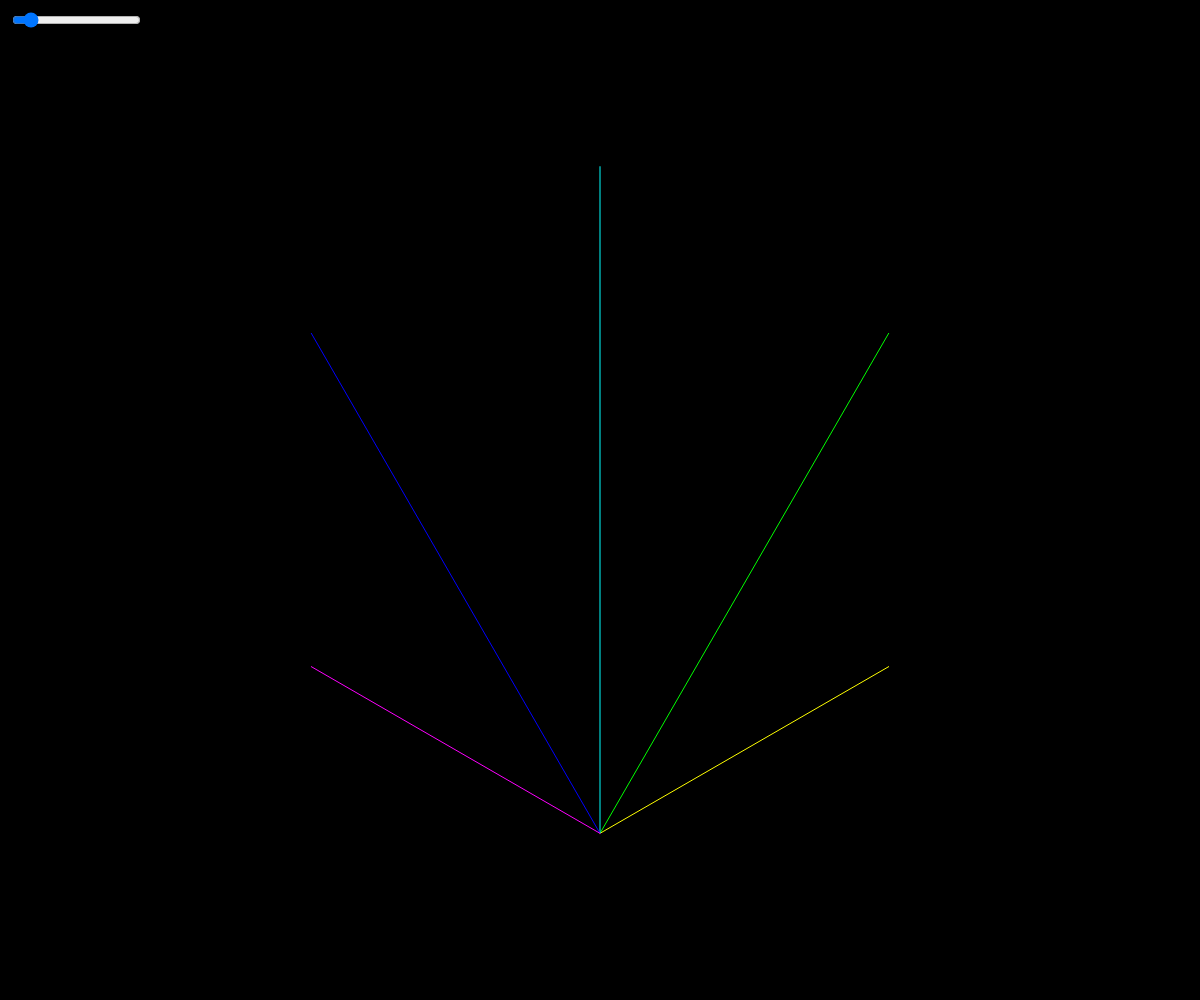
Frame 1 (no input)
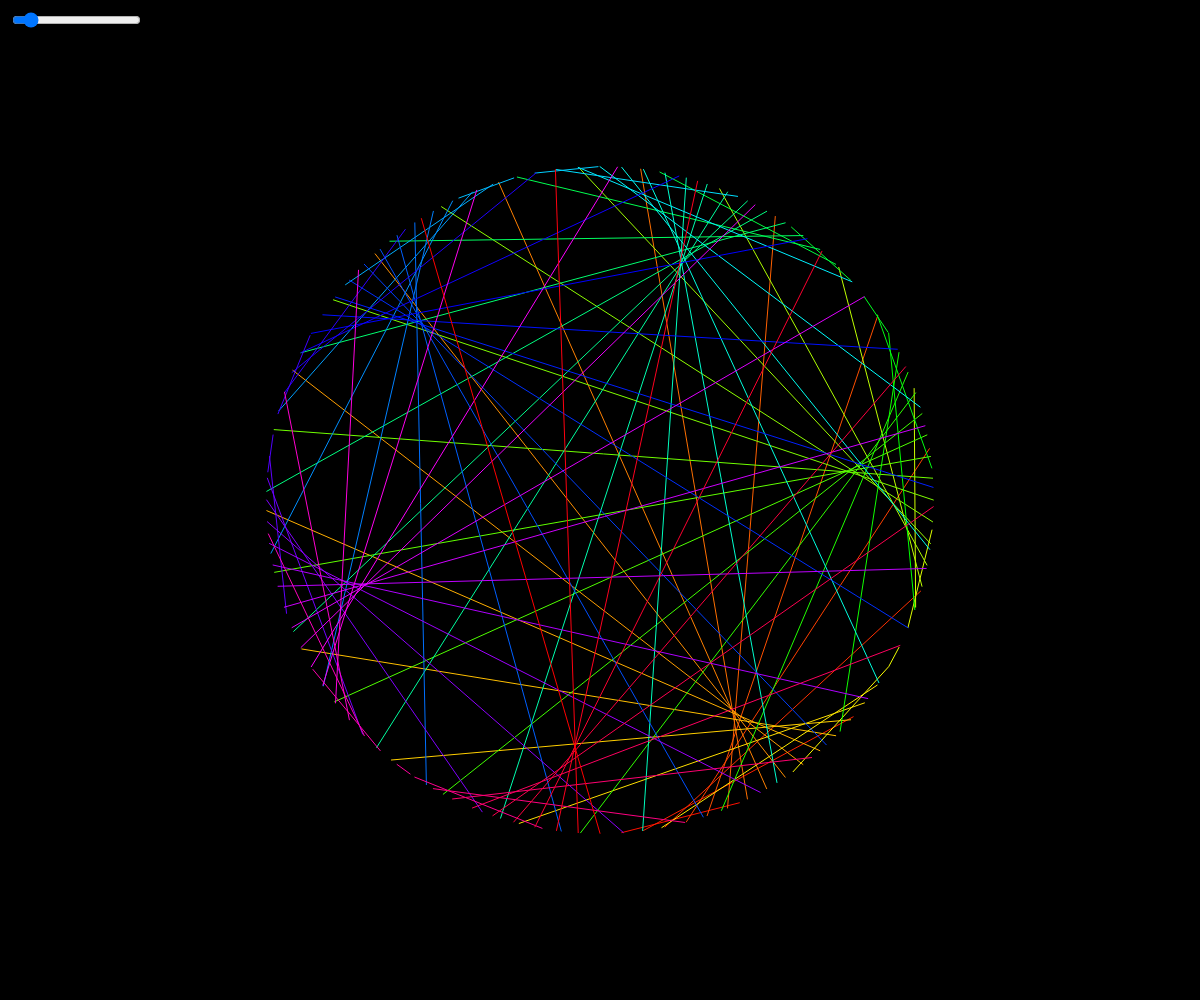
Frame 60 (no input)
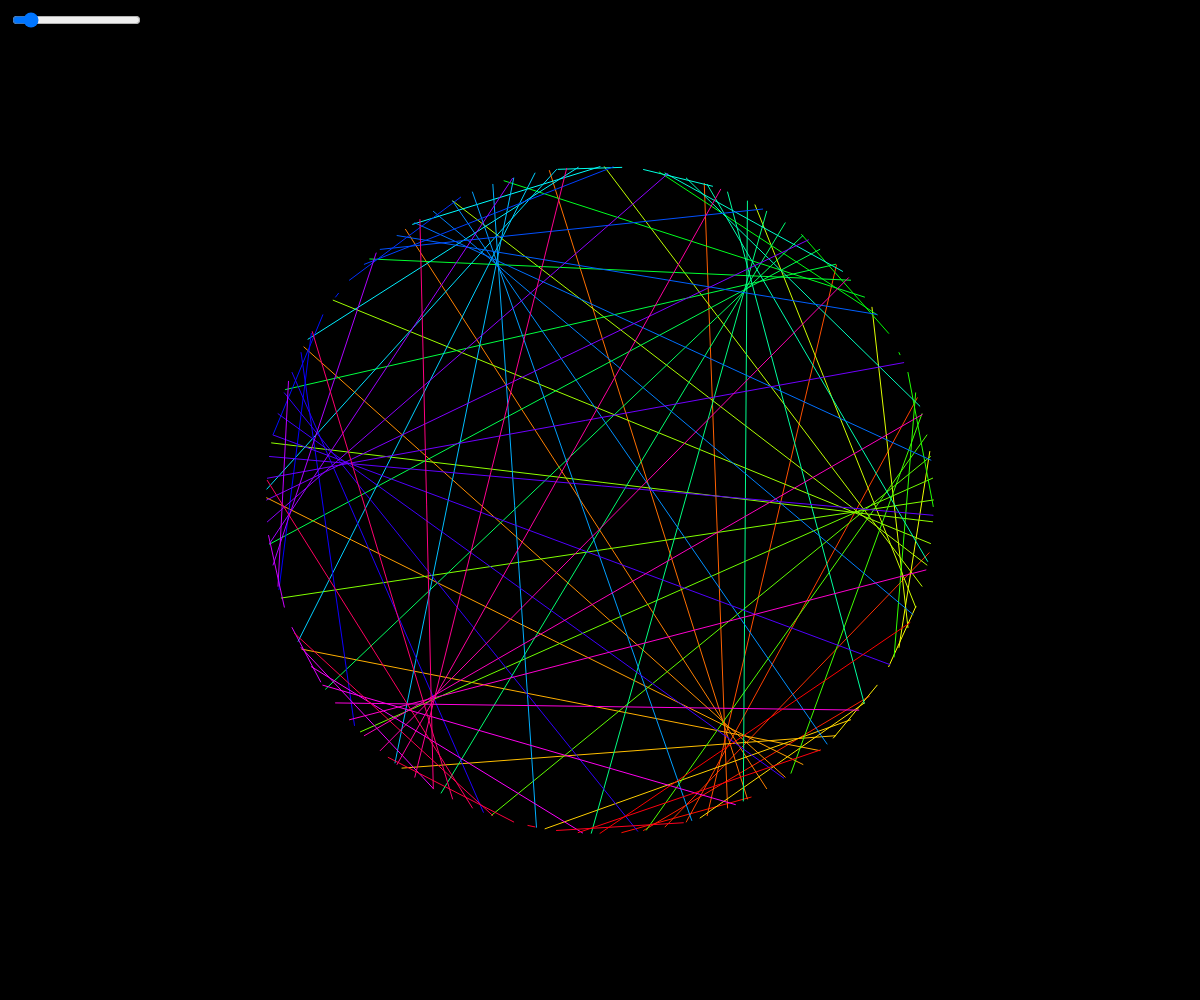
Frame 120 (the mouse pressed at the canvas centre since frame 60)

The p5.js sketch that drew these frames (run headless with seeded random() and noise() and a simulated clock; from frame 60 on, the mouse is pressed at the canvas centre):

// p5.js sketch
// ── sketch.js
let tbl = 6;
let mdl = 6;
let r;
let S1;
let a = 0;

function setup() {
  createCanvas(windowWidth, windowHeight);
  r = 2 * height / 3;
  angleMode(RADIANS);
  colorMode(HSB);
  S1 = createSlider(0, 1000,96);
  S1.position(10,10);
}

function draw() {
  background(0);
  translate(width / 2, height / 2);
  noFill();
  stroke(255);
  // rotate(a);
  // a-=0.01;
  //ellipse(0,0,r);
  for (let i = 1; i <= mdl; i++) {
    let num = (i * tbl) % mdl;
    stroke((i / mdl) * 360, 255, 255);
    line(r / 2 * sin(TWO_PI * i / mdl), r / 2 * cos(TWO_PI * i / mdl), r / 2 * sin(TWO_PI * num / mdl), r / 2 * cos(TWO_PI * num / mdl));
  }
  tbl += 0.01;
  mdl = S1.value();
}
